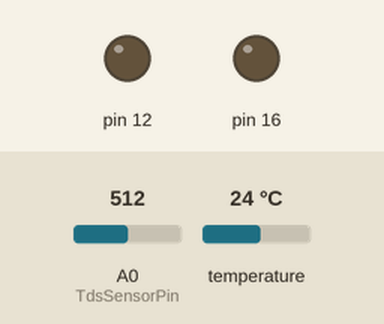
The sketch below on a simulated Arduino Uno, built with avr-gcc and run on an emulated ATmega328P. Shown: output pins drawn as LEDs (lit = HIGH). The test bench sets the inputs (shaded band); at power-on: A0 (TdsSensorPin) = 512, temperature 24 °C. What the sketch prints to the serial monitor is not drawn.

Above: at 0.1 s.
At 0.8 s:
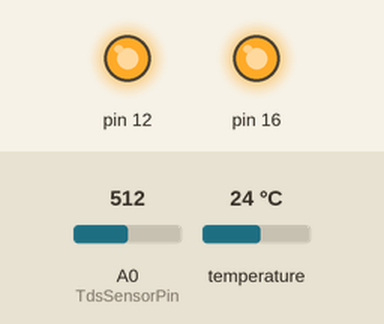
Timing chart, 0 to 2.3 s (numbered marks = the images above):
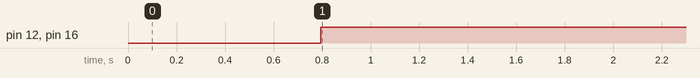

Measured:
- by itself, pin 12, pin 16: LOW → HIGH at 0.79 s

The sketch:

EC_WaterTemp_Ph_Code.ino
```cpp
#include "Ec_WaterTemp.h"
#include "PH_sensor.h"


void setup()
{
  Ec_WaterTemp_Setup();
  Ph_Setup();
  Water_Temp_Setup();
}

void loop()
{
  Ec_WaterTemp_Loop();
  Ph_Loop();
  Water_Temp_Loop();

}
```

EC_WaterTemp.h
```cpp
#include "Water_Temp.h"

int getMedianNum(int bArray[], int iFilterLen);


#define TdsSensorPin A0
#define VREF 5.0
#define SCOUNT  30

int analogBuffer[SCOUNT];
int analogBufferTemp[SCOUNT];
int analogBufferIndex = 0,copyIndex = 0, Ec;
float averageVoltage = 0,tdsValue = 0;

void Ec_WaterTemp_Setup()
{
    Serial.begin(115200);
    pinMode(TdsSensorPin,INPUT);
    pinMode(12,OUTPUT);
    Water_Temp_Setup();
}

void Ec_WaterTemp_Loop()
{
   Water_Temp_Loop();
   digitalWrite(12,HIGH);
   static unsigned long analogSampleTimepoint = millis();
   if(millis()-analogSampleTimepoint > 40U)
   {
     analogSampleTimepoint = millis();
     analogBuffer[analogBufferIndex] = analogRead(TdsSensorPin);
     analogBufferIndex++;
     if(analogBufferIndex == SCOUNT)(analogBufferIndex = 0);
   }
   static unsigned long printTimepoint = millis();
   if(millis()-printTimepoint > 800U)
   {

      printTimepoint = millis();
      for(copyIndex=0;copyIndex<SCOUNT;copyIndex++)
        analogBufferTemp[copyIndex]= analogBuffer[copyIndex];
      averageVoltage = getMedianNum(analogBufferTemp,SCOUNT) * (float)VREF / 1024.0;
      float compensationCoefficient=1.0+0.02*(25-25.0);
      float compensationVolatge=averageVoltage/compensationCoefficient;
      tdsValue=(133.42*compensationVolatge*compensationVolatge*compensationVolatge - 255.86*compensationVolatge*compensationVolatge + 857.39*compensationVolatge)*0.5;

      Serial.print("TDS Value:");
      Ec = ((tdsValue)*2);
      Serial.print(Ec);
      Serial.println("µs/cm");
      Serial.println(water_temp);

   }
}


int getMedianNum(int bArray[], int iFilterLen)
{
      int bTab[iFilterLen];
      for (byte i = 0; i<iFilterLen; i++)
      bTab[i] = bArray[i];
      int i, j, bTemp;
      for (j = 0; j < iFilterLen - 1; j++)
      {
      for (i = 0; i < iFilterLen - j - 1; i++)
          {
        if (bTab[i] > bTab[i + 1])
            {
        bTemp = bTab[i];
            bTab[i] = bTab[i + 1];
        bTab[i + 1] = bTemp;
         }
      }
      }
      if ((iFilterLen & 1) > 0)
    bTemp = bTab[(iFilterLen - 1) / 2];
      else
    bTemp = (bTab[iFilterLen / 2] + bTab[iFilterLen / 2 - 1]) / 2;
      return bTemp;
}
```

PH_sensor.h
```cpp
//#include <Adafruit_GFX.h>
//#include <Adafruit_SSD1306.h>


float calibration_value = 21.34 - 0.7;
int phval = 0;
unsigned long int avgval;
int buffer_arr[10],temp;
float ph_act;


void Ph_Setup()
{

 Serial.begin(112500);
  pinMode(16,OUTPUT);


}
void Ph_Loop() {

digitalWrite(16,HIGH);

 for(int i=0;i<10;i++)
 {
 buffer_arr[i]=analogRead(A0);
 delay(30);
 }
 for(int i=0;i<9;i++)
 {
 for(int j=i+1;j<10;j++)
 {
 if(buffer_arr[i]>buffer_arr[j])
 {
 temp=buffer_arr[i];
 buffer_arr[i]=buffer_arr[j];
 buffer_arr[j]=temp;
 }
 }
 }
 avgval=0;
 for(int i=2;i<8;i++)
 avgval+=buffer_arr[i];
 float volt=(float)avgval*3.3/1024/6;
  ph_act = -5.70 * volt + calibration_value;

 Serial.print("pH Val: ");
 Serial.println(ph_act);
 delay(1000);
}
```

Water_Temp.h
```cpp
#include <Arduino.h>
#include <DallasTemperature.h>
#include <OneWire.h>

#define ONE_WIRE_BUS 15
float water_temp;

OneWire oneWire(ONE_WIRE_BUS);
DallasTemperature sensors(&oneWire);

void Water_Temp_Setup()
{
  Serial.begin(115200);
  sensors.begin();
}

void Water_Temp_Loop()
{
  sensors.requestTemperatures();
  water_temp = sensors.getTempCByIndex(0);
  return ;
}
```
